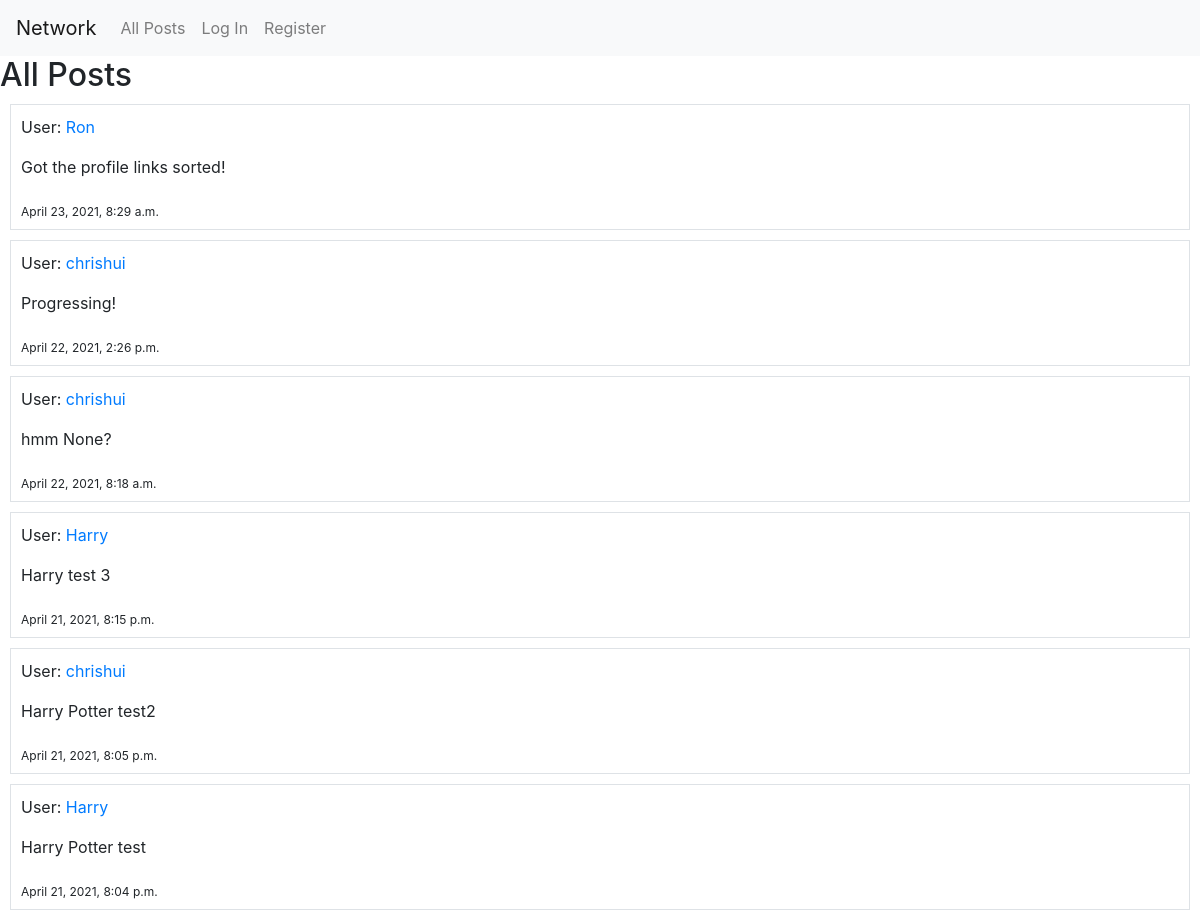
The app's page / (upper part), older data.
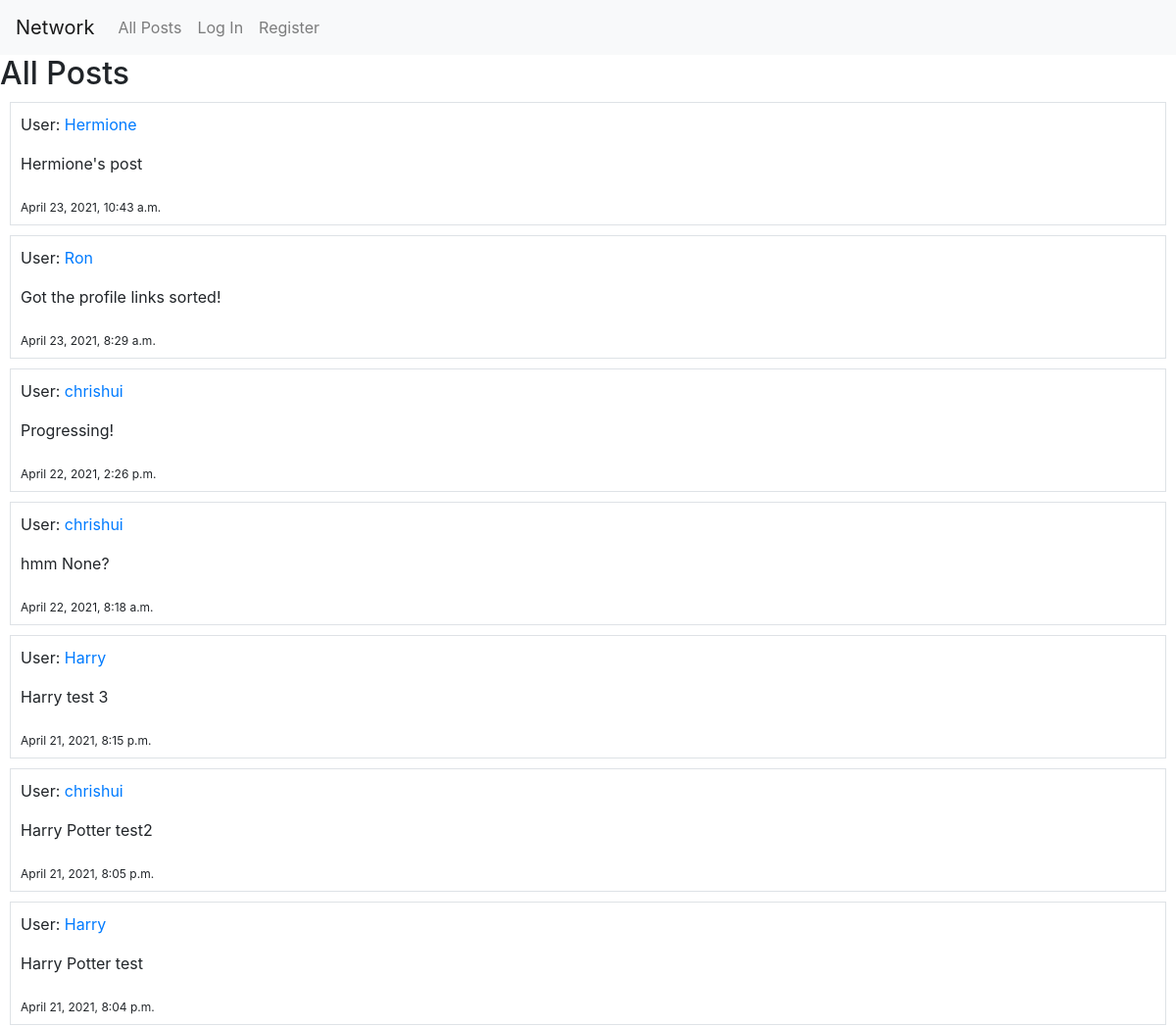
The same page, newer data.
### network/models.py (models this page shows, shortened)
class TimeStampMixin(models.Model):
    created_at = models.DateTimeField(auto_now_add=True)
    updated_at = models.DateTimeField(auto_now=True)
    class Meta:
        abstract = True

class Post(TimeStampMixin):
    user = models.ForeignKey(User, on_delete=models.CASCADE)
    content = models.CharField(max_length = 64)

class User(AbstractUser):
    pass

### network/views.py (the view, shortened to what this page needs)
# urls.py: path("", views.index, name="index"),
def index(request):
    posts_chronological = []
    for object in Post.objects.all():
        posts_chronological.insert(0,object)
    return render(request, "network/index.html", {
        "form": PostForm(),
        "posts": posts_chronological,
    })

### network/templates/network/index.html (shortened to what this page needs)
{% extends "network/layout.html" %}
{% block body %}
    <h2>All Posts</h2>
    {% for post in posts %}
      <div class="border" style="margin: 10px; padding: 10px;">
        <p>User:  <a href="{% url 'profile' post.user.id %}"> {{ post.user }} </a></p>
        <p> {{ post.content }} </p>
        <sub> {{ post.created_at }}</sub>
      </div>
    {% endfor %}
{% endblock %}

Row changes from the older to the newer data that the page shows:
added Post: user "Hermione", content "Hermione's post", created_at "April 23, 2021, 10:43 a.m."
